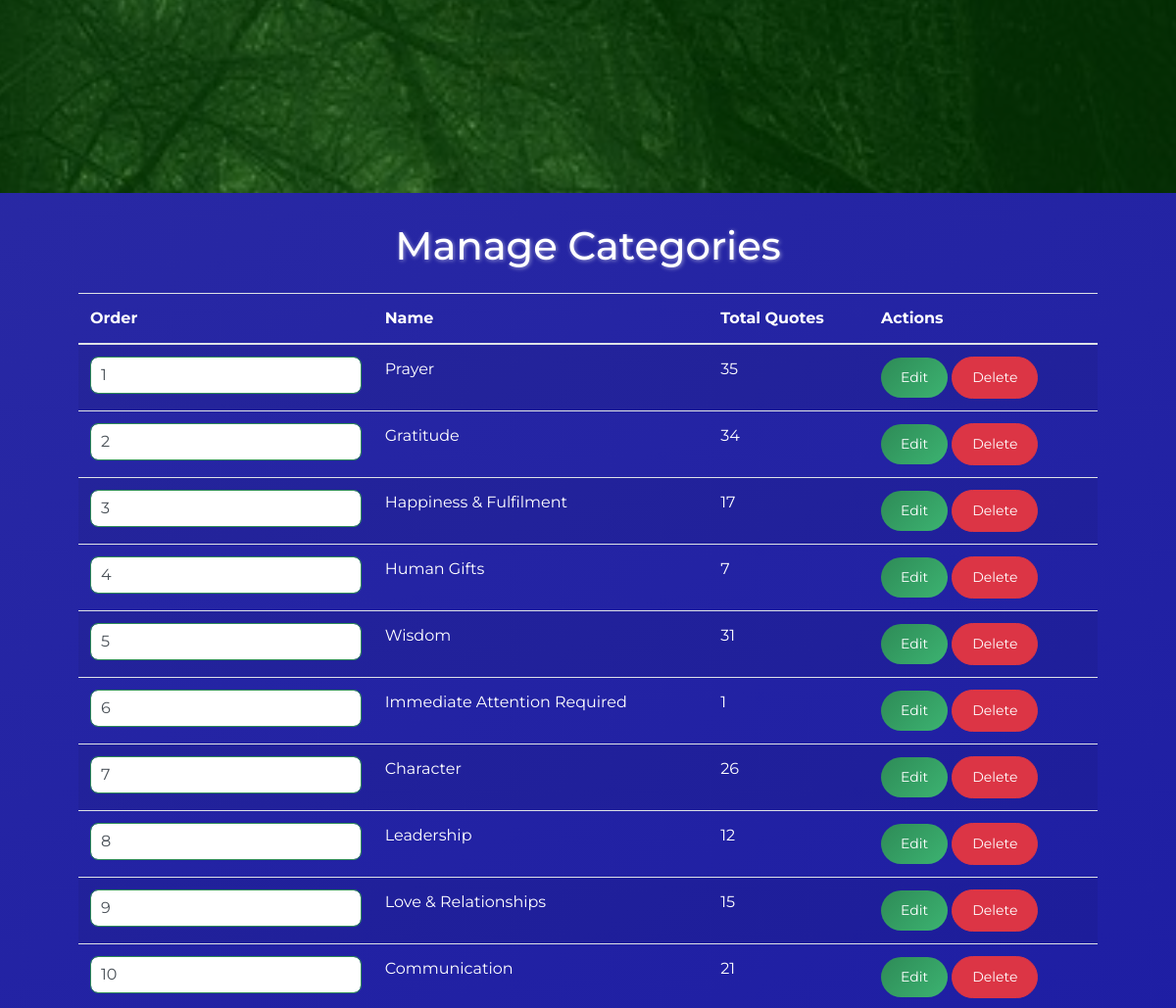
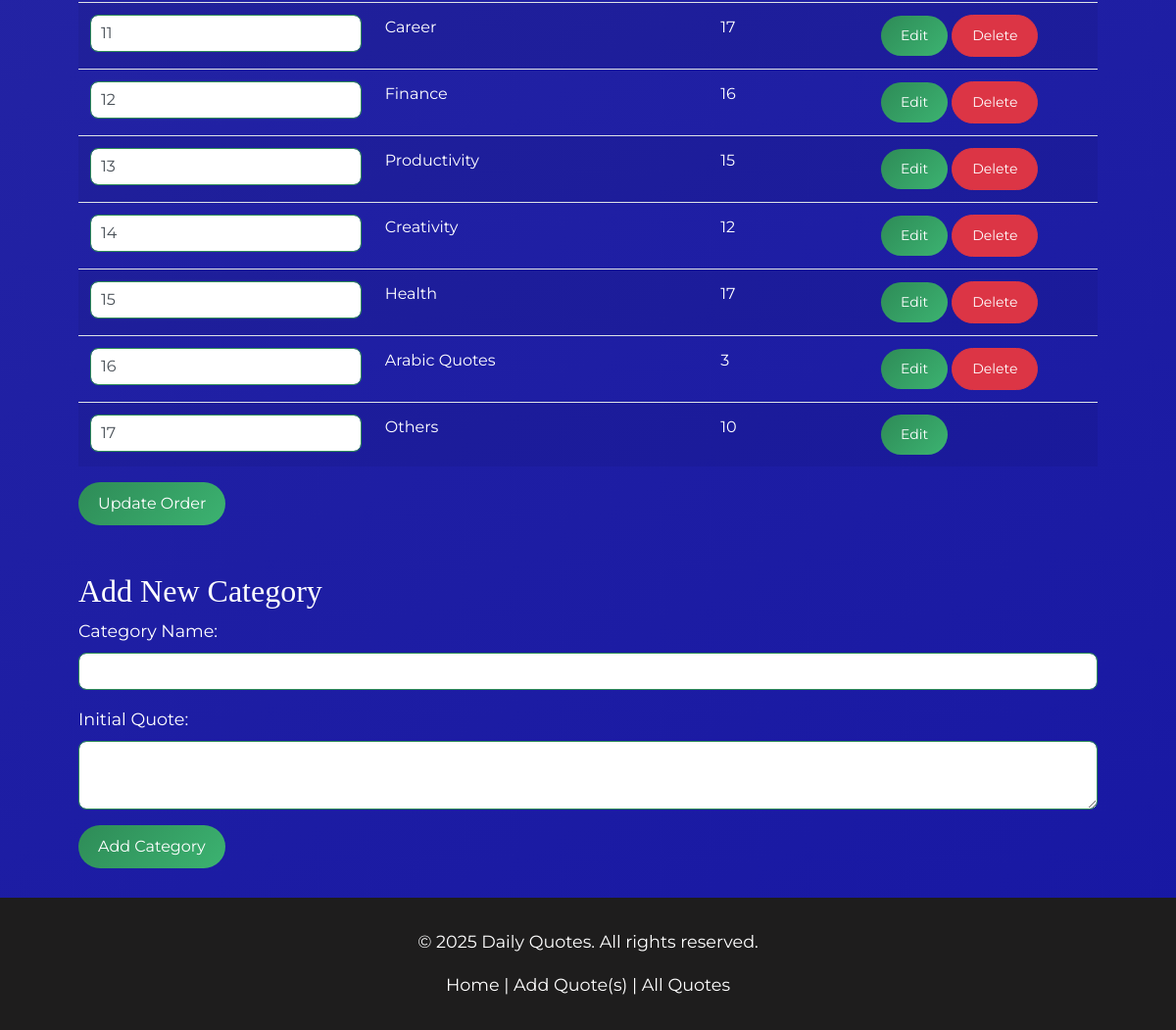
The page /categories (lower part) on the database as committed earlier (2 pictures, top to bottom).
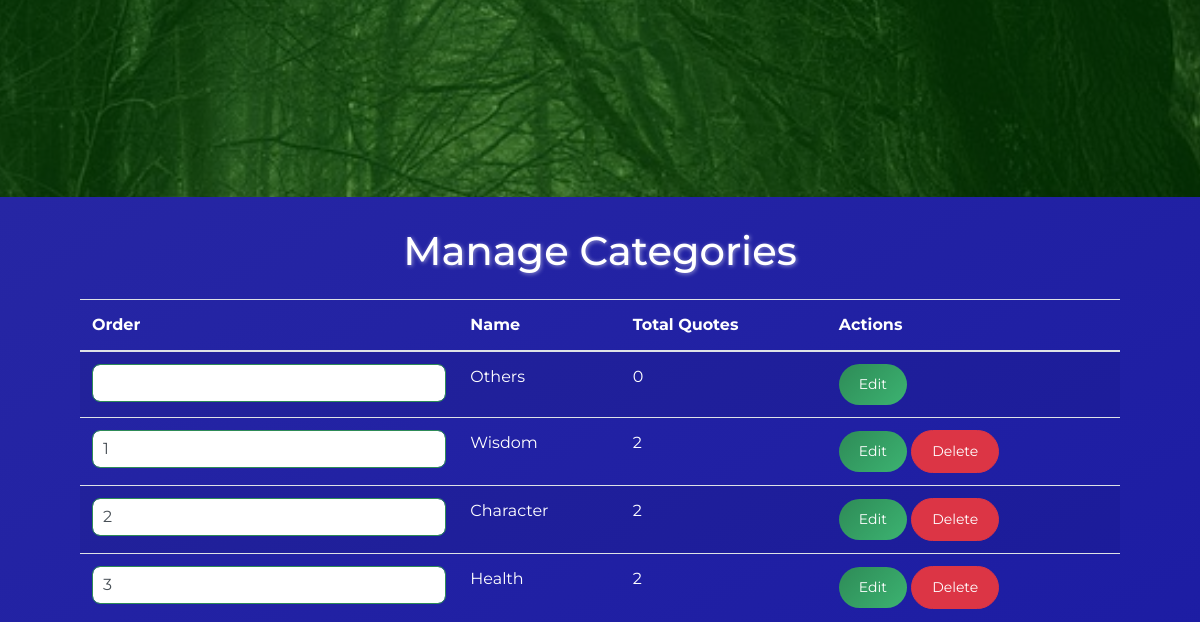
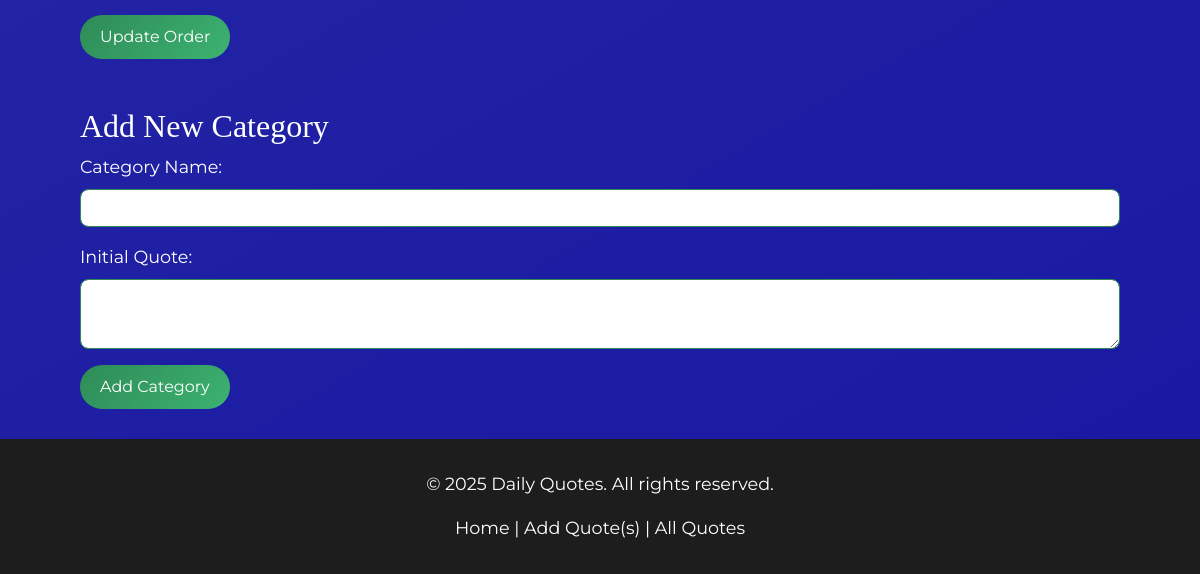
The same page on the database as committed later (2 pictures, top to bottom).
### tables this page shows
CREATE TABLE categories (
            id INTEGER PRIMARY KEY AUTOINCREMENT,
            name TEXT NOT NULL UNIQUE,
            "order" INTEGER
        );

### routes/categories.py (the view)
@categories_bp.route('/categories', methods=['GET', 'POST'])
def manage_categories():
    conn = get_db_connection()
    if request.method == 'POST':
        if 'update_order' in request.form:
            orders = request.form.getlist('order')
            ids = request.form.getlist('id')
            for category_id, order_val in zip(ids, orders):
                conn.execute('UPDATE categories SET "order" = ? WHERE id = ?', (int(order_val), int(category_id)))
            conn.commit()
            flash('Category order updated successfully!', 'success')
            conn.close()
            return redirect(url_for('categories.manage_categories'))
        elif 'add_category' in request.form:
            category_name = request.form.get('category_name', '').strip()
            quote_text = request.form.get('quote_text', '').strip()
            if category_name and quote_text:
                try:
                    max_order = conn.execute('SELECT MAX("order") FROM categories').fetchone()[0]
                    if max_order is None:
                        max_order = 0
                    next_order = max_order + 1
                    conn.execute('INSERT INTO categories (name, "order") VALUES (?, ?)', (category_name, next_order))
                    conn.execute('INSERT INTO quotes (text, category) VALUES (?, ?)', (quote_text, category_name))
                    conn.commit()
                    flash('Category and quote added successfully!', 'success')
                except sqlite3.IntegrityError:
                    flash('Category already exists.', 'danger')
                conn.close()
                return redirect(url_for('categories.manage_categories'))
            else:
                flash('Please enter both a category name and an initial quote.', 'danger')
                conn.close()
                return redirect(url_for('categories.manage_categories'))
    else:
        categories = conn.execute('SELECT * FROM categories ORDER BY "order" ASC').fetchall()
        conn.close()
        return render_template('categories.html', categories=categories)

### __init__.py (called while the page is built)
def create_app():
    app = Flask(__name__)
    app.secret_key = secrets.token_hex(32)
    init_db()
    from routes.quotes import quotes_bp
    from routes.categories import categories_bp
    app.register_blueprint(quotes_bp)
    app.register_blueprint(categories_bp)
    @app.context_processor
    def inject_current_year():
        from datetime import datetime
        return {'current_year': datetime.utcnow().year}
    return app

### models.py (called while the page is built)
def get_db_connection():
    conn = sqlite3.connect('quotes.db')
    conn.row_factory = sqlite3.Row
    return conn

### routes/quotes.py (called while the page is built)
@quotes_bp.app_template_global()
def get_quote_count(category_name):
    conn = get_db_connection()
    count = conn.execute('SELECT COUNT(*) FROM quotes WHERE category = ?', (category_name,)).fetchone()[0]
    conn.close()
    return count

### templates/categories.html (shortened to what this page needs)
{% extends 'base.html' %}
{% block content %}
<div class="container">
    <h1 class="my-4 text-center">Manage Categories</h1>
    <form method="POST">
        <table class="table table-striped text-white">
            <thead>
                <tr>
                    <th>Order</th>
                    <th>Name</th>
                    <th>Total Quotes</th>
                    <th>Actions</th>
                </tr>
            </thead>
            <tbody>
                {% for category in categories %}
                <tr>
                    <td>
                        <input type="number" name="order" value="{{ category['order'] }}" min="1" required class="form-control">
                    </td>
                    <td>{{ category['name'] }}</td>
                    <td>{{ get_quote_count(category['name']) }}</td>
                    <td>
                        <a href="{{ url_for('categories.edit_category', id=category['id']) }}" class="btn btn-sm btn-primary">Edit</a>
                        {% if category['name'] != 'Others' %}
                        <a href="{{ url_for('categories.delete_category', id=category['id']) }}" class="btn btn-sm btn-danger">Delete</a>
                        {% endif %}
                    </td>
                </tr>
                {% endfor %}
            </tbody>
        </table>
        <button type="submit" name="update_order" class="btn btn-success mb-5">Update Order</button>
    </form>
    <h2>Add New Category</h2>
    <form method="post" action="{{ url_for('categories.manage_categories') }}">
        <div class="form-group">
            <label for="category_name">Category Name:</label>
            <input type="text" name="category_name" id="category_name" class="form-control" required>
        </div>
        <div class="form-group">
            <label for="quote_text">Initial Quote:</label>
            <textarea name="quote_text" id="quote_text" class="form-control" required></textarea>
        </div>
        <button type="submit" name="add_category" class="btn btn-primary">Add Category</button>
    </form>
</div>
{% endblock %}

### templates/base.html (shortened to what this page needs)
<!DOCTYPE html>
<html lang="en">
<head>
    <link rel="stylesheet" href="https://stackpath.bootstrapcdn.com/bootstrap/4.5.2/css/bootstrap.min.css">
    <link rel="stylesheet" href="{{ url_for('static', filename='styles.css') }}">
    <link rel="stylesheet" href="https://cdnjs.cloudflare.com/ajax/libs/OwlCarousel2/2.3.4/assets/owl.carousel.min.css">
    <link rel="stylesheet" href="https://cdnjs.cloudflare.com/ajax/libs/OwlCarousel2/2.3.4/assets/owl.theme.default.min.css">
    <link rel="stylesheet" href="https://cdnjs.cloudflare.com/ajax/libs/font-awesome/5.15.3/css/all.min.css">
    <link rel="stylesheet" href="https://cdnjs.cloudflare.com/ajax/libs/animate.css/4.1.1/animate.min.css"/>
</head>
<body>
    <header class="hero-section" style="background-image: url('{{ url_for('static', filename='images/green.jpg') }}');">
        <div class="overlay"></div>
    </header>
    <div class="container main-content">
        {% block content %}{% endblock %}
    </div>
    <footer class="text-white">
        <div class="container text-center">
            <p>&copy; {{ current_year }} Daily Quotes. All rights reserved.</p>
            <div class="footer-links">
                <a href="{{ url_for('quotes.home') }}" class="text-white">Home</a> |
                <a href="{{ url_for('quotes.add_quote') }}" class="text-white">Add Quote(s)</a> |
                <a href="{{ url_for('quotes.all_quotes') }}" class="text-white">All Quotes</a>
            </div>
        </div>
    </footer>
</body>
</html>

### static/styles.css (style rules this page uses)
body { margin: 0; padding: 0; font-family: 'Montserrat', sans-serif; color: #1f1616; overflow-x: hidden; font-size: 16px; line-height: 1.6; background: #000000; transition: all 0.3s ease; }
.hero-section { position: relative; background-size: cover; background-position: center; background-attachment: fixed; height: 100vh; display: flex; align-items: center; justify-content: center; }
.hero-section .overlay { position: absolute; top: 0; left: 0; right: 0; bottom: 0; background: rgba(0, 77, 0, 0.5); }
h2, h3, h4, h5 { font-family: 'Playfair Display', serif; font-weight: 100; color: #ffffff; }
h1 { margin-bottom: 30px; text-shadow: 1px 1px 4px rgba(255, 255, 255, 0.5); font-size: 2.5em; margin-bottom: 30px; color: #ffffff; }
body::before { content: ''; position: fixed; top: 0; left: -50%; width: 200%; height: 100%; background: linear-gradient(-30deg, #1111e9, #000079, #1111e9, #4545ea); background-size: 400% 400%; animation: gradientAnimation 5s ease infinite; z-index: -1; opacity: 0.7; }
.container { margin: 30px auto; max-width: 1100px; padding: 0 15px; }
.btn { border-radius: 25px; padding: 10px 20px; transition: background-color 0.3s, transform 0.3s; }
.btn-primary { background: linear-gradient(135deg, #2e8b57, #3cb371); border: none; color: #fff; transition: transform 0.3s ease, box-shadow 0.3s ease; }
.btn-success { background: linear-gradient(135deg, #2e8b57, #3cb371); border: none; color: #fff; }
.form-control { border-radius: 8px; padding: 10px; border: 1px solid #2e8b57; }
.form-group label { color: #ffffff; font-size: 1.1em; }
footer { color: #fff; padding: 1px 1px; text-align: center; position: relative; margin-top: 5px; font-size: 1.1em; background: rgb(30, 29, 29); transition: background 0.3s; }
a { color: #2e8b57; text-decoration: none; transition: color 0.3s; }

Rows that differ between the two databases and show on the page:
removed categories: order "1", name "Prayer", name "35"
removed categories: order "2", name "Gratitude", name "34"
removed categories: order "3", name "Happiness & Fulfilment", name "17"
removed categories: order "4", name "Human Gifts", name "7"
removed categories: order "5", name "Wisdom", name "31"
removed categories: order "6", name "Immediate Attention Required", name "1"
removed categories: order "7", name "Character", name "26"
removed categories: order "8", name "Leadership", name "12"
removed categories: order "9", name "Love & Relationships", name "15"
removed categories: order "10", name "Communication", name "21"
removed categories: order "11", name "Career", name "17"
removed categories: order "12", name "Finance", name "16"
removed categories: order "13", name "Productivity", name "15"
removed categories: order "14", name "Creativity", name "12"
removed categories: order "15", name "Health", name "17"
removed categories: order "16", name "Arabic Quotes", name "3"
changed categories "Others": order "17" → (not shown); name "10" → "0"
added categories: order "1", name "Wisdom", name "2"
added categories: order "2", name "Character", name "2"
added categories: order "3", name "Health", name "2"
